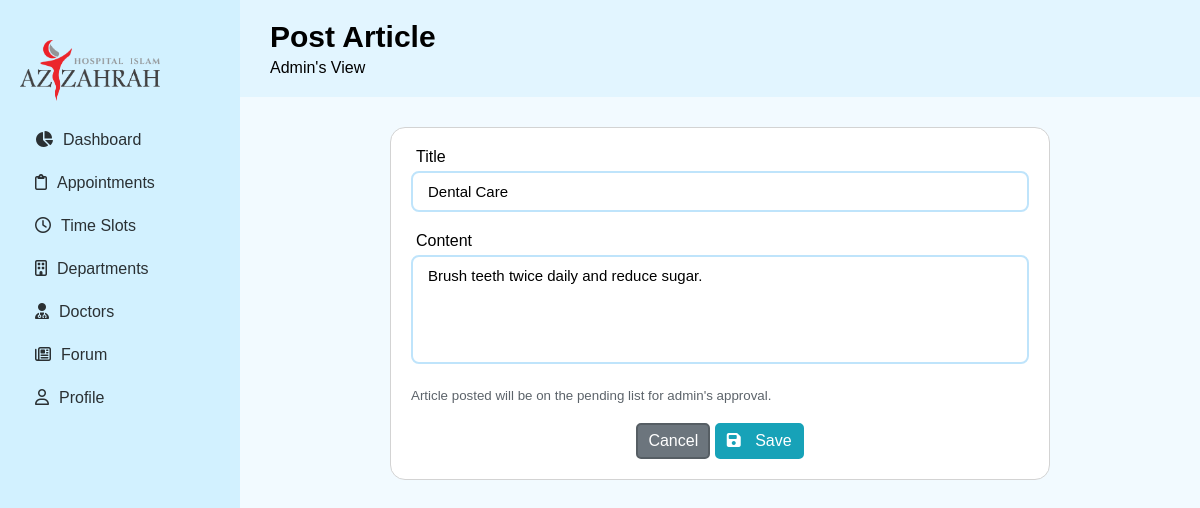
Page /pages/forum/edit-article.php?article_id=A002 (signed in) on the committed database.
### tables this page shows
CREATE TABLE `article` (
  `article_id` varchar(9) NOT NULL,
  `title` varchar(30) NOT NULL,
  `content` text NOT NULL,
  `publish_datetime` datetime NOT NULL,
  `status` varchar(10) NOT NULL CHECK (`status` in ('Pending','Approved','Rejected')),
  `staff_id` varchar(15) NOT NULL,
  `admin_staff_id` varchar(15) DEFAULT NULL
);

### pages/forum/edit-article.php (the view, shortened to what this page needs)
<?php
include('../../helper/connect.php');
$articleId = $_GET["article_id"];
$stmt = $conn->prepare("SELECT * FROM article WHERE article_id = ?");
$stmt->bind_param("s", $articleId);
$stmt->execute();
$result = $stmt->get_result();
$article = $result->fetch_assoc();
?>
<!doctype html>
<html lang="en">
<head>
  <link rel="stylesheet" href="../../styles/styles.css" />
</head>
<body>
  <div id="container">
    <?php include("../../components/side-nav.php") ?>
    <main>
      <header>
        <div>
          <h1>Post Article</h1>
          <p id="role-view">
            <?php echo $role; ?>'s View
          </p>
        </div>
      </header>
      <div id="content">
        <form action="update_article.php" method="post">
          <div class="display-cards">
            <div class="card">
              <div class="form-group">
                <label for="article-title">Title</label>
                <input type="text" name="article_title" id="article-title" class="form-control" required value="<?php echo $article["title"]; ?>" />
              </div>
              <div class="form-group">
                <label for="article-content">Content</label>
                <textarea name="article_content" id="article-content" class="form-control" rows="5" required><?php echo $article["content"]; ?></textarea>
              </div>
              <small class="text-gray">Article posted will be on the pending list for admin's approval.</small>
              <div class="text-center">
                <button class="btn btn-secondary" id="cancel-btn" type="button">
                  Cancel
                </button>
                <button class="btn btn-info" type="submit" id="save-btn"><i class="fa-solid fa-floppy-disk"></i>
                  Save
                </button>
              </div>
            </div>
          </div>
        </form>
      </div>
    </main>
  </div>
</body>
</html>

### styles/styles.css (style rules this page uses)
:root { --side-nav-bg-color: #d2f1ff; --main-bg-color: #f2faff; --primary-blue: #8ec9f3; --secondary-blue: #bfe4fb; --header-bg-color: #e2f5ff; --success-normal: #198754; --success-hover: #157347; --success-border: #146c43; --secondary-normal: #6c757d; --secondary-hover: #5c636a; --secondary-border: #565e64; --danger-normal: #dc3545; --danger-hover: #bb2d3b; --danger-border: #b02a37; --warning-normal: #ffc107; --warning-hover: #ffca2c; --warning-border: #ffc720; --info-normal: #17a2b8; --info-hover: #138496; --info-border: #17a2b8; }
* { margin: 0; padding: 0; box-sizing: border-box; font-family: Arial, Helvetica, sans-serif; scroll-behavior: smooth; }
main { background-color: var(--main-bg-color); height: 100%; overflow: auto; }
#container { height: 100vh; }
header { background-color: var(--header-bg-color); padding: 20px 30px; position: sticky; top: 0; left: 0; display: flex; align-items: center; gap: 20px; }
header h1 { font-size: 30px; margin-bottom: 5px; }
#content { padding: 10px 15px; }
@media screen and (min-width: 1000px) { main { float: right; width: 80%; } }
@media screen and (min-width: 1000px) { #content { padding: 10px 150px; } }
i { margin-right: 10px; }
textarea { resize: none; }
small { display: block; margin: 20px 0; }
.form-control { padding: 10px 15px; border-radius: 8px; outline: none; border: 2px solid var(--secondary-blue); width: 100%; transition: 0.2s; font-size: 15px; }
.form-group { width: 100%; margin-bottom: 20px; }
.form-group label { padding-left: 5px; margin-bottom: 5px; display: block; }
.card { background-color: white; padding: 20px; margin: 20px auto; border-radius: 15px; border: 1px solid lightgray; width: 100%; transition: 0.3s; }
.text-center { text-align: center; }
.btn { padding: 7px 10px; border-radius: 5px; cursor: pointer; color: white; transition: 0.2s; font-size: 16px; white-space: nowrap; height: fit-content; text-align: center; text-decoration: none; }
.btn-info { background-color: var(--info-normal); border: 2px solid var(--info-border); }
.btn-secondary { background-color: var(--secondary-normal); border: 2px solid var(--secondary-border); }
.text-gray { color: var(--secondary-hover); }

### rows in the picture
article: article_title "Dental Care", article_content "Brush teeth twice daily and reduce sugar."

### other values in the picture
$role "Admin"
